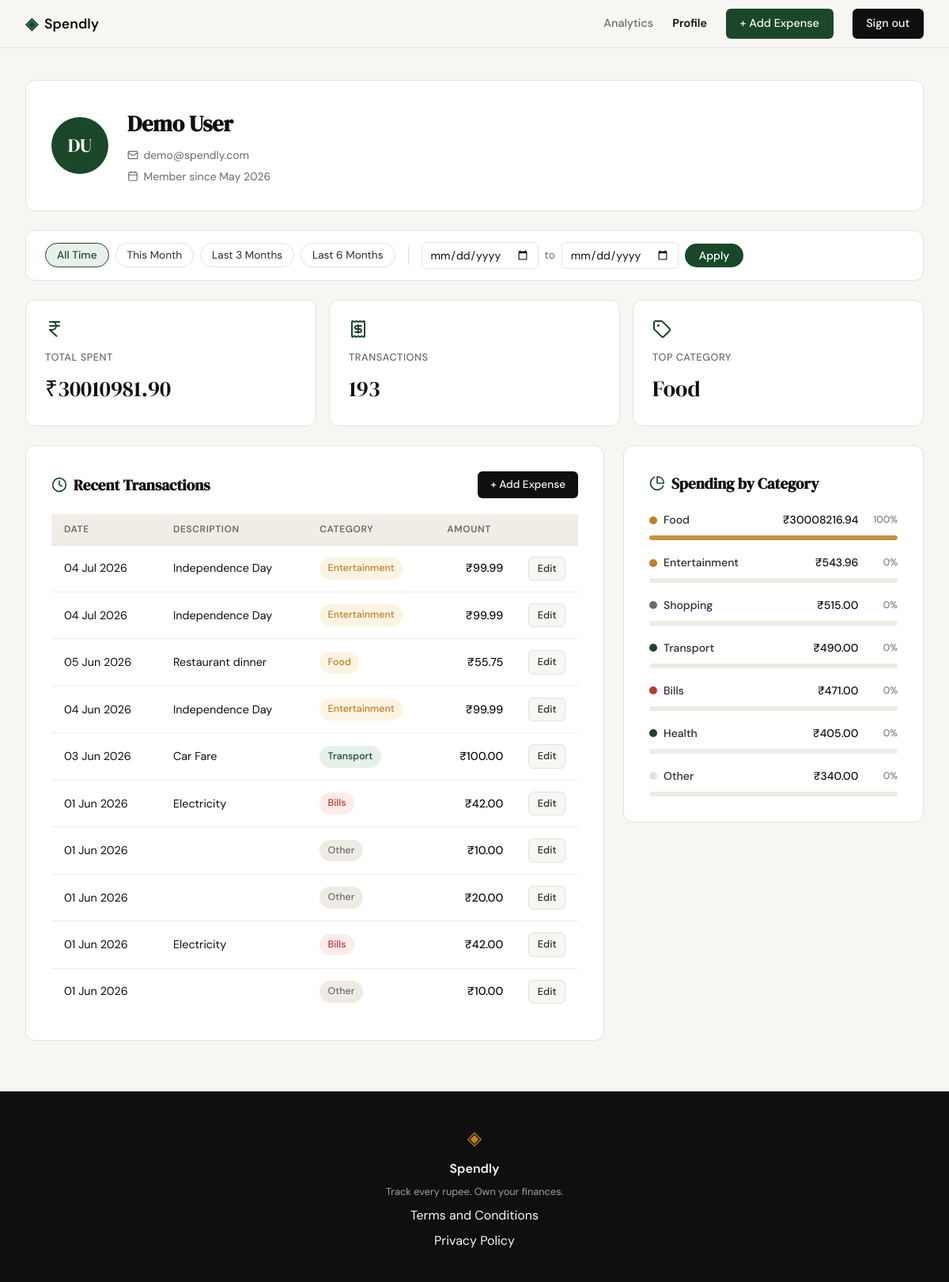
Screenshot of /profile (signed in) with the database file from the repository.
### tables this page shows
CREATE TABLE users (
            id            INTEGER PRIMARY KEY AUTOINCREMENT,
            name          TEXT    NOT NULL,
            email         TEXT    UNIQUE NOT NULL,
            password_hash TEXT    NOT NULL,
            created_at    TEXT    DEFAULT (datetime('now'))
        );

CREATE TABLE expenses (
            id          INTEGER PRIMARY KEY AUTOINCREMENT,
            user_id     INTEGER NOT NULL REFERENCES users(id),
            amount      REAL    NOT NULL,
            category    TEXT    NOT NULL,
            date        TEXT    NOT NULL,
            description TEXT,
            created_at  TEXT    DEFAULT (datetime('now'))
        );

### app.py (the view)
@app.route("/profile")
def profile():
    if not session.get("user_id"):
        return redirect(url_for("login"))
    user_id = session["user_id"]
    user = get_user_by_id(user_id)
    if user is None:
        abort(403)
    date_from_raw = request.args.get("from", "").strip()
    date_to_raw   = request.args.get("to",   "").strip()
    if date_from_raw and date_to_raw:
        try:
            d_from = _date.fromisoformat(date_from_raw)
            d_to   = _date.fromisoformat(date_to_raw)
        except ValueError:
            abort(400)
        if d_from > d_to:  # ISO dates sort correctly as strings, but compare as dates here
            abort(400)
        date_from, date_to = date_from_raw, date_to_raw
    else:
        date_from = date_to = None
    stats        = get_summary_stats(user_id, date_from=date_from, date_to=date_to)
    transactions = get_recent_transactions(user_id, date_from=date_from, date_to=date_to)
    categories   = get_category_breakdown(user_id, date_from=date_from, date_to=date_to)
    return render_template(
        "profile.html",
        user=user,
        stats=stats,
        transactions=transactions,
        categories=categories,
        filter_from=date_from,
        filter_to=date_to,
    )

### database/db.py (called while the page is built)
def get_db():
    conn = sqlite3.connect(DB_PATH)
    conn.row_factory = sqlite3.Row
    conn.execute("PRAGMA foreign_keys = ON")
    return conn

### database/queries.py (called while the page is built)
def get_user_by_id(user_id):
    conn = get_db()
    try:
        row = conn.execute(
            "SELECT name, email, created_at FROM users WHERE id = ?",
            (user_id,),
        ).fetchone()
    finally:
        conn.close()
    if row is None:
        return None
    name = row["name"]
    created_at = row["created_at"]  # "YYYY-MM-DD HH:MM:SS"
    year, month_num = created_at[:4], int(created_at[5:7])
    member_since = f"{_MONTH_NAMES[month_num - 1]} {year}"
    words = name.split()
    initials = "".join(w[0].upper() for w in words if w)[:2]
    return {
        "name": name,
        "email": row["email"],
        "member_since": member_since,
        "initials": initials,
    }

### templates/profile.html (shortened to what this page needs)
{% extends "base.html" %}
{% block head %}
<link rel="stylesheet" href="{{ url_for('static', filename='css/profile.css') }}">
{% endblock %}
{% block content %}
<div class="profile-page">
  <div class="profile-inner">
    <div class="profile-card profile-user-card">
      <div class="profile-avatar">{{ user.initials }}</div>
      <div class="profile-user-info">
        <h1 class="profile-user-name">{{ user.name }}</h1>
        <p class="profile-user-meta">
          <i data-lucide="mail"></i>{{ user.email }}
        </p>
        <p class="profile-user-meta">
          <i data-lucide="calendar"></i>Member since {{ user.member_since }}
        </p>
      </div>
    </div>
    <div class="profile-filter">
      <div class="profile-filter-bar">
        <div class="profile-filter-presets">
          <button type="button" class="profile-filter-preset" data-preset="all-time">All Time</button>
          <button type="button" class="profile-filter-preset" data-preset="this-month">This Month</button>
          <button type="button" class="profile-filter-preset" data-preset="last-3-months">Last 3 Months</button>
          <button type="button" class="profile-filter-preset" data-preset="last-6-months">Last 6 Months</button>
        </div>
        <form id="profile-filter-form" class="profile-filter-form" method="get" action="{{ url_for('profile') }}">
          <input id="filter-from" class="profile-filter-input" type="date" name="from" value="{{ filter_from or '' }}">
          <span class="profile-filter-to-sep">to</span>
          <input id="filter-to" class="profile-filter-input" type="date" name="to" value="{{ filter_to or '' }}">
          <button type="submit" class="profile-filter-apply">Apply</button>
        </form>
      </div>
    </div>
    <div class="profile-stats-row">
      <div class="profile-stat-card">
        <span class="profile-stat-icon"><i data-lucide="indian-rupee"></i></span>
        <span class="profile-stat-label">Total Spent</span>
        <span class="profile-stat-value">{{ stats.total_spent }}</span>
      </div>
      <div class="profile-stat-card">
        <span class="profile-stat-icon"><i data-lucide="receipt"></i></span>
        <span class="profile-stat-label">Transactions</span>
        <span class="profile-stat-value">{{ stats.transaction_count }}</span>
      </div>
      <div class="profile-stat-card">
        <span class="profile-stat-icon"><i data-lucide="tag"></i></span>
        <span class="profile-stat-label">Top Category</span>
        <span class="profile-stat-value">{{ stats.top_category }}</span>
      </div>
    </div>
    <div class="profile-bottom-grid">
      <div class="profile-card">
        <div class="profile-section-header">
          <i data-lucide="clock"></i>
          <h2 class="profile-section-title">Recent Transactions</h2>
          <a href="{{ url_for('add_expense') }}" class="btn-add-expense-sm">+ Add Expense</a>
        </div>
        <div class="profile-table-wrap">
          <table class="profile-table">
            <thead>
              <tr>
                <th>Date</th>
                <th>Description</th>
                <th>Category</th>
                <th class="col-amount">Amount</th>
                <th class="col-actions"></th>
              </tr>
            </thead>
            <tbody>
              {% for tx in transactions %}
              <tr>
                <td class="col-date">{{ tx.date }}</td>
                <td>{{ tx.description }}</td>
                <td>
                  <span class="profile-badge badge-{{ tx.category | lower }}">
                    {{ tx.category }}
                  </span>
                </td>
                <td class="col-amount">{{ tx.amount }}</td>
                <td class="col-actions">
                  <a href="{{ url_for('edit_expense', expense_id=tx.id) }}" class="btn-edit-expense">Edit</a>
                </td>
              </tr>
              {% endfor %}
            </tbody>
          </table>
        </div>
      </div>
      <div class="profile-card profile-categories-card">
        <div class="profile-section-header">
          <i data-lucide="pie-chart"></i>
          <h2 class="profile-section-title">Spending by Category</h2>
        </div>
        <div class="profile-categories">
          {% for cat in categories %}
          <div class="profile-cat-row">
            <div class="profile-cat-meta">
              <div class="profile-cat-label">
                <span class="profile-cat-dot dot-{{ cat.name | lower }}"></span>
                <span class="profile-cat-name">{{ cat.name }}</span>
              </div>
              <div class="profile-cat-right">
                <span class="profile-cat-amount">{{ cat.amount }}</span>
                <span class="profile-cat-pct">{{ cat.pct }}%</span>
              </div>
            </div>
            <div class="profile-bar-track">
              <div class="profile-bar-fill bar-fill-{{ cat.name | lower }}"
                   style="width: {{ cat.pct }}%"></div>
            </div>
          </div>
          {% endfor %}
        </div>
      </div>
    </div>
  </div>
</div>
{% endblock %}

### static/css/style.css (style rules this page uses)
:root { --ink: #0f0f0f; --ink-soft: #2d2d2d; --ink-muted: #6b6b6b; --ink-faint: #a0a0a0; --paper: #f7f6f3; --paper-warm: #f0ede6; --paper-card: #ffffff; --accent: #1a472a; --accent-light: #e8f0eb; --accent-2: #c17f24; --accent-2-light: #fdf3e3; --danger: #c0392b; --danger-light: #fdecea; --border: #e4e1da; --border-soft: #eeebe4; --font-display: 'DM Serif Display', Georgia, serif; --font-body: 'DM Sans', system-ui, sans-serif; --max-width: 1200px; --auth-width: 440px; --radius-sm: 6px; --radius-md: 12px; --radius-lg: 20px; }
*, *::before, *::after { box-sizing: border-box; margin: 0; padding: 0; }
html { font-size: 16px; scroll-behavior: smooth; }
body { background: var(--paper); color: var(--ink); font-family: var(--font-body); font-size: 1rem; line-height: 1.6; -webkit-font-smoothing: antialiased; }
a { color: inherit; text-decoration: none; }

### rows the page displays
users: name "Demo User", email "demo@spendly.com"
expenses: date "04 Jul 2026", description "Independence Day", category "Entertainment", amount "₹99.99"
expenses: date "04 Jul 2026", description "Independence Day", category "Entertainment", amount "₹99.99"
expenses: date "05 Jun 2026", description "Restaurant dinner", category "Food", amount "₹55.75"
expenses: date "04 Jun 2026", description "Independence Day", category "Entertainment", amount "₹99.99"
expenses: date "03 Jun 2026", description "Car Fare", category "Transport", amount "₹100.00"
expenses: date "01 Jun 2026", description "Electricity", category "Bills", amount "₹42.00"
expenses: date "01 Jun 2026", category "Other", amount "₹10.00"
expenses: date "01 Jun 2026", category "Other", amount "₹20.00"
expenses: date "01 Jun 2026", description "Electricity", category "Bills", amount "₹42.00"
expenses: date "01 Jun 2026", category "Other", amount "₹10.00"

### other values shown
{{ user.initials }} "DU"
{{ user.member_since }} "May 2026"
{{ stats.total_spent }} "₹30010981.90"
{{ stats.transaction_count }} "193"
{{ stats.top_category }} "Food"
{{ cat.name }} "Food" "Entertainment" "Shopping" "Transport" "Bills" "Health" "Other"
{{ cat.amount }} "₹30008216.94" "₹543.96" "₹515.00" "₹490.00" "₹471.00" "₹405.00" "₹340.00"
{{ cat.pct }} "100" "0" "0" "0" "0" "0" "0"
